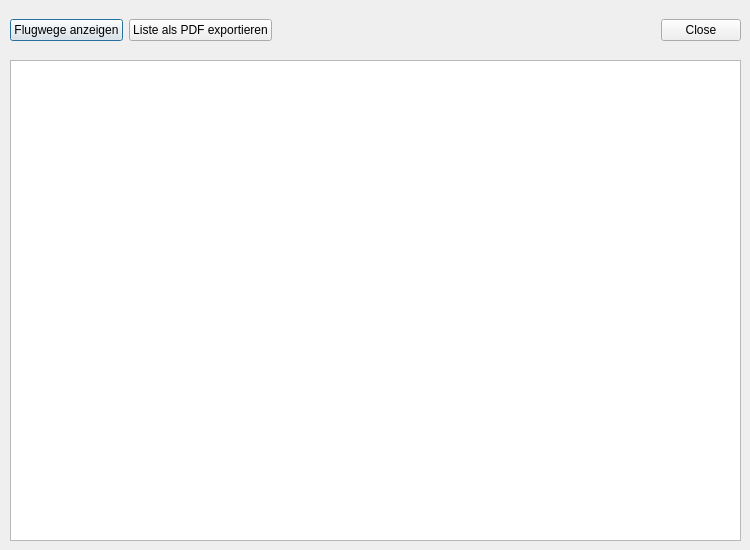
<?xml version="1.0" encoding="UTF-8"?>
<ui version="4.0">
 <class>apisFilmSelectionListDialog</class>
 <widget class="QDialog" name="apisFilmSelectionListDialog">
  <property name="geometry">
   <rect>
    <x>0</x>
    <y>0</y>
    <width>750</width>
    <height>550</height>
   </rect>
  </property>
  <property name="windowTitle">
   <string>Film Auswahl</string>
  </property>
  <widget class="QTableView" name="tableView">
   <property name="geometry">
    <rect>
     <x>10</x>
     <y>60</y>
     <width>731</width>
     <height>481</height>
    </rect>
   </property>
  </widget>
  <widget class="QWidget" name="horizontalLayoutWidget">
   <property name="geometry">
    <rect>
     <x>10</x>
     <y>10</y>
     <width>731</width>
     <height>40</height>
    </rect>
   </property>
   <layout class="QHBoxLayout" name="horizontalLayout">
    <item>
     <widget class="QPushButton" name="pushButton_2">
      <property name="text">
       <string>Flugwege anzeigen</string>
      </property>
      <property name="icon">
       <iconset resource="resource.qrc">
        <normaloff>:/plugins/APIS/icons/flightpath.png</normaloff>:/plugins/APIS/icons/flightpath.png</iconset>
      </property>
      <property name="iconSize">
       <size>
        <width>30</width>
        <height>30</height>
       </size>
      </property>
     </widget>
    </item>
    <item>
     <widget class="QPushButton" name="pushButton">
      <property name="text">
       <string>Liste als PDF exportieren</string>
      </property>
      <property name="icon">
       <iconset resource="resource.qrc">
        <normaloff>:/plugins/APIS/icons/print.png</normaloff>:/plugins/APIS/icons/print.png</iconset>
      </property>
      <property name="iconSize">
       <size>
        <width>30</width>
        <height>30</height>
       </size>
      </property>
     </widget>
    </item>
    <item>
     <spacer name="horizontalSpacer">
      <property name="orientation">
       <enum>Qt::Horizontal</enum>
      </property>
      <property name="sizeHint" stdset="0">
       <size>
        <width>40</width>
        <height>20</height>
       </size>
      </property>
     </spacer>
    </item>
    <item>
     <widget class="QDialogButtonBox" name="buttonBox">
      <property name="orientation">
       <enum>Qt::Horizontal</enum>
      </property>
      <property name="standardButtons">
       <set>QDialogButtonBox::Close</set>
      </property>
     </widget>
    </item>
   </layout>
  </widget>
 </widget>
 <resources>
  <include location="resource.qrc"/>
 </resources>
 <connections>
  <connection>
   <sender>buttonBox</sender>
   <signal>accepted()</signal>
   <receiver>apisFilmSelectionListDialog</receiver>
   <slot>accept()</slot>
   <hints>
    <hint type="sourcelabel">
     <x>248</x>
     <y>254</y>
    </hint>
    <hint type="destinationlabel">
     <x>157</x>
     <y>274</y>
    </hint>
   </hints>
  </connection>
  <connection>
   <sender>buttonBox</sender>
   <signal>rejected()</signal>
   <receiver>apisFilmSelectionListDialog</receiver>
   <slot>reject()</slot>
   <hints>
    <hint type="sourcelabel">
     <x>316</x>
     <y>260</y>
    </hint>
    <hint type="destinationlabel">
     <x>286</x>
     <y>274</y>
    </hint>
   </hints>
  </connection>
 </connections>
</ui>
